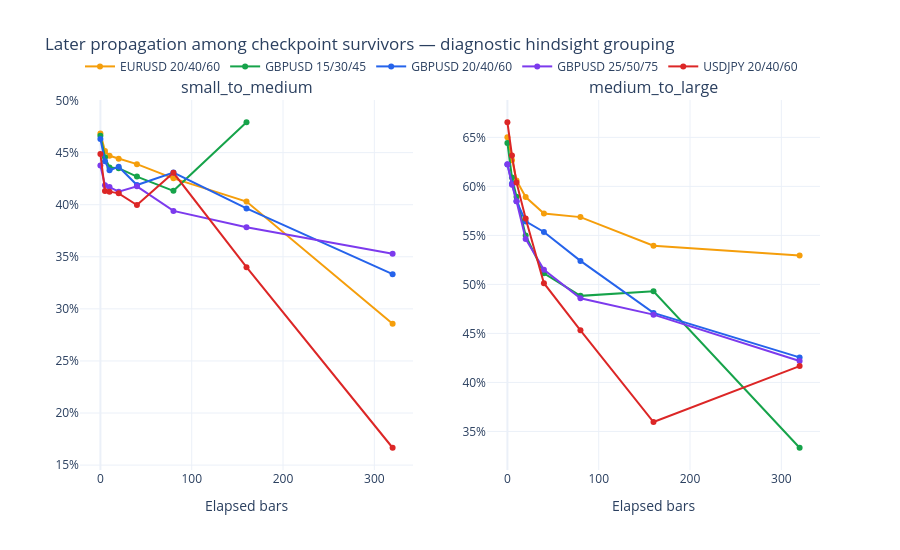

Notebook source saved alongside this figure:
### Code cell
survival_figure = make_subplots(
    rows=1,
    cols=2,
    subplot_titles=[Stage.SMALL_TO_MEDIUM.value, Stage.MEDIUM_TO_LARGE.value],
)
case_colors = {
    CaseId.GBP_15_30_45.value: "#16a34a",
    CaseId.GBP_20_40_60.value: "#2563eb",
    CaseId.GBP_25_50_75.value: "#7c3aed",
    CaseId.EUR_20_40_60.value: "#f59e0b",
    CaseId.JPY_20_40_60.value: "#dc2626",
}
for column_number, stage in enumerate(Stage, start=1):
    stage_rows = survival_summary.loc[survival_summary["stage"].eq(stage.value)]
    for case, case_rows in stage_rows.groupby("case", sort=False):
        survival_figure.add_trace(go.Scatter(
            x=case_rows["elapsed_bars"],
            y=case_rows["later_propagation_rate"],
            mode="lines+markers",
            name=case,
            legendgroup=case,
            showlegend=column_number == 1,
            line={"color": case_colors[case], "width": 2},
            customdata=case_rows[["surviving_attempts", "survivor_share"]].to_numpy(),
            hovertemplate=(
                "case=%{fullData.name}<br>elapsed=%{x}<br>later propagation=%{y:.2%}<br>"
                "survivors=%{customdata[0]:,.0f}<br>survivor share=%{customdata[1]:.2%}<extra></extra>"
            ),
        ), row=1, col=column_number)
    survival_figure.update_yaxes(tickformat=".0%", row=1, col=column_number)
    survival_figure.update_xaxes(title_text="Elapsed bars", row=1, col=column_number)
survival_figure.update_layout(
    title="Later propagation among checkpoint survivors — diagnostic hindsight grouping",
    template="plotly_white",
    height=550,
    legend={"orientation": "h", "y": 1.13, "x": 0.0},
)
survival_figure.show()

### Figure 1 — Plotly figure (JSON) as saved in the notebook; plotly's stock layout.template omitted (floating-point values rounded to 4 significant figures)
{"data": [{"customdata": [[1123.0, 1.0], [1034.0, 0.9207], [915.0, 0.8148], [734.0, 0.6536], [524.0, 0.4666], [308.0, 0.2743], [134.0, 0.1193], [7.0, 0.006233]], "hovertemplate": "case=%{fullData.name}<br>elapsed=%{x}<br>later propagation=%{y:.2%}<br>survivors=%{customdata[0]:,.0f}<br>survivor share=%{customdata[1]:.2%}<extra></extra>", "legendgroup": "EURUSD 20/40/60", "line": {"color": "#f59e0b", "width": 2}, "mode": "lines+markers", "name": "EURUSD 20/40/60", "showlegend": true, "type": "scatter", "x": [0, 5, 10, 20, 40, 80, 160, 320], "xaxis": "x", "y": [0.4684, 0.4516, 0.447, 0.4441, 0.4389, 0.4253, 0.403, 0.2857], "yaxis": "y"}, {"customdata": [[2081.0, 1.0], [1811.0, 0.8703], [1446.0, 0.6949], [1016.0, 0.4882], [555.0, 0.2667], [225.0, 0.1081], [48.0, 0.02307]], "hovertemplate": "case=%{fullData.name}<br>elapsed=%{x}<br>later propagation=%{y:.2%}<br>survivors=%{customdata[0]:,.0f}<br>survivor share=%{customdata[1]:.2%}<extra></extra>", "legendgroup": "GBPUSD 15/30/45", "line": {"color": "#16a34a", "width": 2}, "mode": "lines+markers", "name": "GBPUSD 15/30/45", "showlegend": true, "type": "scatter", "x": [0, 5, 10, 20, 40, 80, 160], "xaxis": "x", "y": [0.4661, 0.4456, 0.4357, 0.435, 0.427, 0.4133, 0.4792], "yaxis": "y"}, {"customdata": [[1235.0, 1.0], [1148.0, 0.9296], [1007.0, 0.8154], [827.0, 0.6696], [561.0, 0.4543], [304.0, 0.2462], [111.0, 0.08988], [3.0, 0.002429]], "hovertemplate": "case=%{fullData.name}<br>elapsed=%{x}<br>later propagation=%{y:.2%}<br>survivors=%{customdata[0]:,.0f}<br>survivor share=%{customdata[1]:.2%}<extra></extra>", "legendgroup": "GBPUSD 20/40/60", "line": {"color": "#2563eb", "width": 2}, "mode": "lines+markers", "name": "GBPUSD 20/40/60", "showlegend": true, "type": "scatter", "x": [0, 5, 10, 20, 40, 80, 160, 320], "xaxis": "x", "y": [0.4632, 0.4416, 0.433, 0.4365, 0.4189, 0.4309, 0.3964, 0.3333], "yaxis": "y"}, {"customdata": [[866.0, 1.0], [824.0, 0.9515], [770.0, 0.8891], [686.0, 0.7921], [522.0, 0.6028], [335.0, 0.3868], [148.0, 0.1709], [17.0, 0.01963]], "hovertemplate": "case=%{fullData.name}<br>elapsed=%{x}<br>later propagation=%{y:.2%}<br>survivors=%{customdata[0]:,.0f}<br>survivor share=%{customdata[1]:.2%}<extra></extra>", "legendgroup": "GBPUSD 25/50/75", "line": {"color": "#7c3aed", "width": 2}, "mode": "lines+markers", "name": "GBPUSD 25/50/75", "showlegend": true, "type": "scatter", "x": [0, 5, 10, 20, 40, 80, 160, 320], "xaxis": "x", "y": [0.4376, 0.4187, 0.4169, 0.4125, 0.4176, 0.394, 0.3784, 0.3529], "yaxis": "y"}, {"customdata": [[1785.0, 1.0], [1503.0, 0.842], [1258.0, 0.7048], [898.0, 0.5031], [528.0, 0.2958], [209.0, 0.1171], [50.0, 0.02801], [6.0, 0.003361]], "hovertemplate": "case=%{fullData.name}<br>elapsed=%{x}<br>later propagation=%{y:.2%}<br>survivors=%{customdata[0]:,.0f}<br>survivor share=%{customdata[1]:.2%}<extra></extra>", "legendgroup": "USDJPY 20/40/60", "line": {"color": "#dc2626", "width": 2}, "mode": "lines+markers", "name": "USDJPY 20/40/60", "showlegend": true, "type": "scatter", "x": [0, 5, 10, 20, 40, 80, 160, 320], "xaxis": "x", "y": [0.4487, 0.4132, 0.4126, 0.4109, 0.3996, 0.4306, 0.34, 0.1667], "yaxis": "y"}, {"customdata": [[526.0, 1.0], [490.0, 0.9316], [462.0, 0.8783], [421.0, 0.8004], [346.0, 0.6578], [255.0, 0.4848], [165.0, 0.3137], [51.0, 0.09696]], "hovertemplate": "case=%{fullData.name}<br>elapsed=%{x}<br>later propagation=%{y:.2%}<br>survivors=%{customdata[0]:,.0f}<br>survivor share=%{customdata[1]:.2%}<extra></extra>", "legendgroup": "EURUSD 20/40/60", "line": {"color": "#f59e0b", "width": 2}, "mode": "lines+markers", "name": "EURUSD 20/40/60", "showlegend": false, "type": "scatter", "x": [0, 5, 10, 20, 40, 80, 160, 320], "xaxis": "x2", "y": [0.6502, 0.6265, 0.6061, 0.5891, 0.5723, 0.5686, 0.5394, 0.5294], "yaxis": "y2"}, {"customdata": [[970.0, 1.0], [872.0, 0.899], [799.0, 0.8237], [662.0, 0.6825], [487.0, 0.5021], [299.0, 0.3082], [142.0, 0.1464], [15.0, 0.01546]], "hovertemplate": "case=%{fullData.name}<br>elapsed=%{x}<br>later propagation=%{y:.2%}<br>survivors=%{customdata[0]:,.0f}<br>survivor share=%{customdata[1]:.2%}<extra></extra>", "legendgroup": "GBPUSD 15/30/45", "line": {"color": "#16a34a", "width": 2}, "mode": "lines+markers", "name": "GBPUSD 15/30/45", "showlegend": false, "type": "scatter", "x": [0, 5, 10, 20, 40, 80, 160, 320], "xaxis": "x2", "y": [0.6443, 0.6089, 0.5895, 0.5498, 0.5113, 0.4883, 0.493, 0.3333], "yaxis": "y2"}, {"customdata": [[572.0, 1.0], [539.0, 0.9423], [513.0, 0.8969], [459.0, 0.8024], [374.0, 0.6538], [271.0, 0.4738], [172.0, 0.3007], [47.0, 0.08217]], "hovertemplate": "case=%{fullData.name}<br>elapsed=%{x}<br>later propagation=%{y:.2%}<br>survivors=%{customdata[0]:,.0f}<br>survivor share=%{customdata[1]:.2%}<extra></extra>", "legendgroup": "GBPUSD 20/40/60", "line": {"color": "#2563eb", "width": 2}, "mode": "lines+markers", "name": "GBPUSD 20/40/60", "showlegend": false, "type": "scatter", "x": [0, 5, 10, 20, 40, 80, 160, 320], "xaxis": "x2", "y": [0.6224, 0.603, 0.5848, 0.5643, 0.5535, 0.524, 0.4709, 0.4255], "yaxis": "y2"}, {"customdata": [[379.0, 1.0], [359.0, 0.9472], [342.0, 0.9024], [313.0, 0.8259], [270.0, 0.7124], [212.0, 0.5594], [162.0, 0.4274], [64.0, 0.1689]], "hovertemplate": "case=%{fullData.name}<br>elapsed=%{x}<br>later propagation=%{y:.2%}<br>survivors=%{customdata[0]:,.0f}<br>survivor share=%{customdata[1]:.2%}<extra></extra>", "legendgroup": "GBPUSD 25/50/75", "line": {"color": "#7c3aed", "width": 2}, "mode": "lines+markers", "name": "GBPUSD 25/50/75", "showlegend": false, "type": "scatter", "x": [0, 5, 10, 20, 40, 80, 160, 320], "xaxis": "x2", "y": [0.6227, 0.6017, 0.5848, 0.5463, 0.5148, 0.4858, 0.4691, 0.4219], "yaxis": "y2"}, {"customdata": [[801.0, 1.0], [722.0, 0.9014], [644.0, 0.804], [536.0, 0.6692], [411.0, 0.5131], [256.0, 0.3196], [89.0, 0.1111], [24.0, 0.02996]], "hovertemplate": "case=%{fullData.name}<br>elapsed=%{x}<br>later propagation=%{y:.2%}<br>survivors=%{customdata[0]:,.0f}<br>survivor share=%{customdata[1]:.2%}<extra></extra>", "legendgroup": "USDJPY 20/40/60", "line": {"color": "#dc2626", "width": 2}, "mode": "lines+markers", "name": "USDJPY 20/40/60", "showlegend": false, "type": "scatter", "x": [0, 5, 10, 20, 40, 80, 160, 320], "xaxis": "x2", "y": [0.6654, 0.6316, 0.604, 0.5672, 0.5012, 0.4531, 0.3596, 0.4167], "yaxis": "y2"}], "layout": {"annotations": [{"font": {"size": 16}, "showarrow": false, "text": "small_to_medium", "x": 0.225, "xanchor": "center", "xref": "paper", "y": 1.0, "yanchor": "bottom", "yref": "paper"}, {"font": {"size": 16}, "showarrow": false, "text": "medium_to_large", "x": 0.775, "xanchor": "center", "xref": "paper", "y": 1.0, "yanchor": "bottom", "yref": "paper"}], "height": 550, "legend": {"orientation": "h", "x": 0.0, "y": 1.13}, "title": {"text": "Later propagation among checkpoint survivors — diagnostic hindsight grouping"}, "xaxis": {"anchor": "y", "domain": [0.0, 0.45], "title": {"text": "Elapsed bars"}}, "xaxis2": {"anchor": "y2", "domain": [0.55, 1.0], "title": {"text": "Elapsed bars"}}, "yaxis": {"anchor": "x", "domain": [0.0, 1.0], "tickformat": ".0%"}, "yaxis2": {"anchor": "x2", "domain": [0.0, 1.0], "tickformat": ".0%"}}}
